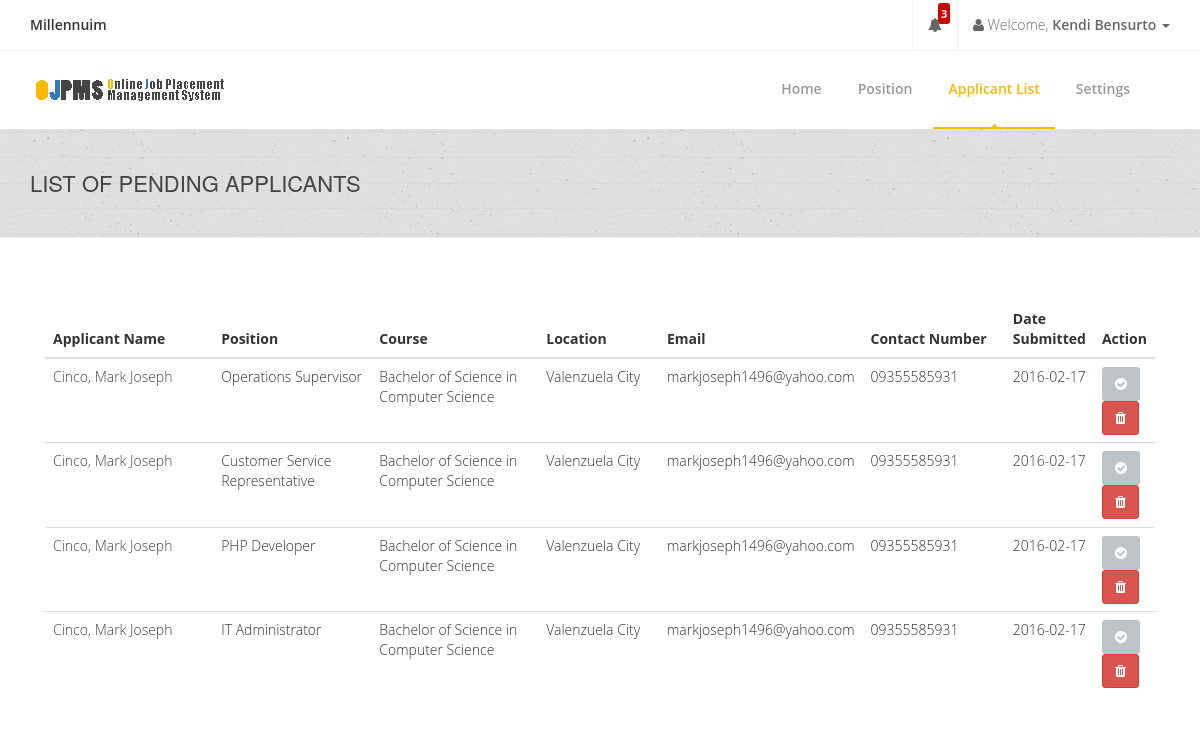
The page /company/company-pendingapplicants.php (signed in) on the database its author committed.
### tables this page shows
CREATE TABLE `companyinfotbl` (
  `CompanyID` int(255) NOT NULL AUTO_INCREMENT,
  `CompanyName` varchar(255) DEFAULT NULL,
  `Description` varchar(10000) DEFAULT NULL,
  `Industry` varchar(255) DEFAULT '',
  `Classification` varchar(255) DEFAULT NULL,
  `City` varchar(255) DEFAULT NULL,
  `PostalCode` varchar(255) DEFAULT NULL,
  `PhoneNum` varchar(255) DEFAULT NULL,
  `MobileNum` varchar(255) DEFAULT NULL,
  `Fax` varchar(255) DEFAULT NULL,
  `FirstName` varchar(255) DEFAULT NULL,
  `MiddleName` varchar(255) DEFAULT NULL,
  `LastName` varchar(255) DEFAULT NULL,
  `Position` varchar(255) DEFAULT NULL,
  `Department` varchar(255) DEFAULT NULL,
  `Email` varchar(255) DEFAULT NULL,
  `Password` varchar(255) DEFAULT NULL,
  `SaltedPassword` varchar(255) DEFAULT NULL,
  `Address` varchar(255) DEFAULT NULL,
  `Status` varchar(255) DEFAULT NULL,
  `Website` varchar(255) DEFAULT NULL,
  `ProfileImage` varchar(255) DEFAULT NULL,
  PRIMARY KEY (`CompanyID`)
);

CREATE TABLE `requesttocompanytbl` (
  `RID` int(11) NOT NULL AUTO_INCREMENT,
  `CompanyID` varchar(255) NOT NULL,
  `StudentID` varchar(255) NOT NULL,
  `PositionID` varchar(255) NOT NULL,
  `Status` varchar(10) NOT NULL,
  `DateSubmitted` varchar(255) NOT NULL,
  `_Date` varchar(255) NOT NULL,
  `Message` varchar(255) NOT NULL,
  PRIMARY KEY (`RID`)
);

CREATE TABLE `studentinfotbl` (
  `StudentID` varchar(255) NOT NULL,
  `Password` varchar(255) NOT NULL,
  `SaltedPassword` varchar(255) NOT NULL,
  `FirstName` varchar(255) NOT NULL,
  `MiddleName` varchar(255) NOT NULL,
  `LastName` varchar(255) NOT NULL,
  `Gender` varchar(255) NOT NULL,
  `Birthdate` varchar(255) NOT NULL,
  `Status` varchar(255) NOT NULL,
  `CivilStatus` varchar(255) NOT NULL,
  `Nationality` varchar(255) NOT NULL,
  `EmploymentStatus` varchar(255) NOT NULL,
  `FBLink` varchar(255) NOT NULL,
  `TwitterLink` varchar(255) NOT NULL,
  `ProfileImage` varchar(255) NOT NULL,
  `MajorCourse` varchar(255) NOT NULL,
  `Objectives` varchar(300) NOT NULL,
  PRIMARY KEY (`StudentID`)
);

CREATE TABLE `comppositiontbl` (
  `PositionID` int(11) NOT NULL AUTO_INCREMENT,
  `CompanyID` varchar(50) DEFAULT NULL,
  `Email` varchar(255) DEFAULT NULL,
  `PostingDateFrom` varchar(255) DEFAULT NULL,
  `PostingDateTo` varchar(255) DEFAULT NULL,
  `PositionTitle` varchar(255) DEFAULT NULL,
  `PositionLevel` varchar(255) DEFAULT NULL,
  `JobDescription` varchar(255) DEFAULT NULL,
  `JSpecialization` varchar(255) DEFAULT NULL,
  `EType` varchar(255) DEFAULT NULL,
  `AvPosition` varchar(255) DEFAULT NULL,
  `MonthlySalary` varchar(255) DEFAULT NULL,
  `YExperience` varchar(255) DEFAULT NULL,
  `DegreeLevel` varchar(255) DEFAULT NULL,
  `Languages` varchar(255) DEFAULT NULL,
  `ReqSkills` varchar(500) DEFAULT NULL,
  `Tags` varchar(255) DEFAULT NULL,
  PRIMARY KEY (`PositionID`)
);

CREATE TABLE `coursetbl` (
  `CourseID` int(11) NOT NULL AUTO_INCREMENT,
  `CourseTitle` varchar(255) NOT NULL,
  `CourseCode` varchar(255) NOT NULL,
  `CourseDescription` varchar(255) NOT NULL,
  PRIMARY KEY (`CourseID`)
);

CREATE TABLE `studcontactstbl` (
  `ContactsID` int(11) NOT NULL AUTO_INCREMENT,
  `StudentID` varchar(255) NOT NULL,
  `Email` varchar(255) NOT NULL,
  `Address` varchar(255) NOT NULL,
  `MobileNumber` varchar(255) NOT NULL,
  `Region` varchar(255) NOT NULL,
  `HomeNumber` varchar(255) NOT NULL,
  `PostalCode` varchar(255) NOT NULL,
  `WorkNumber` varchar(255) NOT NULL,
  `City` varchar(255) NOT NULL,
  PRIMARY KEY (`ContactsID`)
);

### connection.php (called while the page is built, shortened)
<?php
class GSecureSQLConfig
{
    static function get_mysqli_config($type = NULL)
    {
        if (strtoupper($type) == 'LOCALHOST') {
            return array(
                'host' => 'localhost:3306',
                'user' => 'root',
                'pass' => '',
                'db' => 'e2edb'
            );
        } else {
            return array(
                'host' => 'mysql.hostinger.ph',
                'user' => 'u987316885_e2edb',
                'pass' => 'o2ehQX3wqO',
                'db' => 'u987316885_e2edb'
            );
        }
    }
}
class GSecureSQL
{
    private static $config;
    private static function _get_mysqli_config()
    {
        self::$config = GSecureSQLConfig::get_mysqli_config();
    }
    static function query($sql, $has_return = FALSE, $types = NULL)
    {
        $cn = new mysqli(
            self::$config['host'],
            self::$config['user'],
            self::$config['pass'],
            self::$config['db']
        );
        $ret = NULL;
        $st = $cn->prepare($sql);
        if (is_null($types)) {
            if (!$has_return) {
                $st->execute();
                $st->close();
                $cn->close();
                $ret = 'Query has been executed';
            } else {
                $st->execute();
                $code_result = '$st->bind_result(';
                $bool = false;
                $p = array();
                for($i = 0; $i < $st->field_count; $i++){
                    if(!$bool){
                        $bool = true;
                        $code_result .= '$p[' . $i . ']';
                    }else{
                        $code_result .= ',$p[' . $i . ']';
                    }
                }
                $code_result .= ');';
                eval($code_result);
                $ret = array();
                $k = 0;
                while($st->fetch()){
                    for($i = 0; $i < count($p); $i++){
                        $ret[$k][$i] = $p[$i];
                    }
                    $k++;
                }
                $st->close();
                $cn->close();
            }
        } else {
            if (!$has_return) {
                $arg = func_get_args();
                $code = '$st->bind_param($types';
                for ($i = 3; $i < count($arg); $i++) {
                    $code .= ',$arg[' . $i . ']';
                }
                $code .= ');';
                eval($code);
                $st->execute();
                $st->close();
                $cn->close();
            } else {
                $arg = func_get_args();
                $code = '$st->bind_param($types';
                for ($i = 3; $i < count($arg); $i++) {
                    $code .= ',$arg[' . $i . ']';
                }
                $code .= ');';
                eval($code);
                $st->execute();
                $code_result = '$st->bind_result(';
                $bool = false;
                $p = array();
                for($i = 0; $i < $st->field_count; $i++){
                    if(!$bool){
                        $bool = true;
                        $code_result .= '$p[' . $i . ']';
                    }else{
                        $code_result .= ',$p[' . $i . ']';
                    }
                }
                $code_result .= ');';
                eval($code_result);
                $ret = array();
                $k = 0;
                while($st->fetch()){
                    for($i = 0; $i < count($p); $i++){
                        $ret[$k][$i] = $p[$i];
                    }
                    $k++;
                }
            }
        }
        return $ret;
    }
}

### company/company-pendingapplicants.php (the view, shortened to what this page needs)
<?php
include('../connection.php');
if (isset($_SESSION['CompanyID'])) {
    $CompanyID = $_SESSION['CompanyID'];
} else {
    header("location: ../login-company.php");
}
$companyinfo_tbl =
    GSecureSQL::query(
        "SELECT CompanyName, FirstName, LastName FROM companyinfotbl WHERE CompanyID = ?",
        TRUE,
        "s",
        $CompanyID
    );
$CompanyName = $companyinfo_tbl[0][0];
$cFirstName = $companyinfo_tbl[0][1];
$cLastName = $companyinfo_tbl[0][2];
?>
<!doctype html>
<html lang="en">
<head>
    <link href="../css/bootstrap.min.css" rel="stylesheet"/>
    <link href="../css/bootstrapValidator.min.css" rel="stylesheet"/>
    <link rel="stylesheet" href="../css/font-awesome.min.css" type="text/css" media="screen">
    <link rel="stylesheet" type="text/css" href="../fonts/ffonts/montserrat.css">
    <link rel="stylesheet" type="text/css" href="../fonts/ffonts/open-sans.css">
    <link rel="stylesheet" type="text/css" href="../css/slicknav.css" media="screen">
    <link rel="stylesheet" type="text/css" href="../css/style.css" media="screen">
    <link rel="stylesheet" type="text/css" href="../css/responsive.css" media="screen">
    <link rel="stylesheet" type="text/css" href="../css/animate.css" media="screen">
    <link rel="stylesheet" type="text/css" href="../css/colors/yellow.css" title="yellow" media="screen"/>
    <link rel="stylesheet" href="../css/notif.css"/>
</head>
<body>
<div id="container">
    <div class="hidden-header"></div>
    <header class="clearfix">
        <div class="top-bar">
            <div class="container">
                <div class="row">
                    <div class="col-md-7">
                        <ul class="contact-details">
                            <li class="profile-name"><b><?php echo $CompanyName; ?></b></li>
                        </ul>
                    </div>
                    <div class="col-md-5">
                        <ul class="nav navbar-nav navbar-right">
                            <li class="dropdown icon-border" id="notificationLink">
                                <span id="notification_count">3</span>
                                <a href="#" class="bell itl-tooltip" data-placement="bottom" data-toggle="dropdown"><i
                                        class="fa fa-bell"></i></a>
                            </li>
                            <li class="dropdown">
                                <a href="#" class="dropdown-toggle" data-toggle="dropdown"><b class="fa fa-user"></b>
                                    Welcome, <b><?php echo $cFirstName . " " . $cLastName; ?> </b><b class="caret"></b></a>
                            </li>
                        </ul>
                    </div>
                </div>
            </div>
        </div>
        <div class="navbar navbar-default navbar-top">
            <div class="container">
                <div class="navbar-header">
                    <a class="navbar-brand" href="">
                        <img src="../images/ojpms.png">
                    </a>
                </div>
                <div class="navbar-collapse collapse">
                    <ul class="nav navbar-nav navbar-right">
                        <li>
                            <a href="company.php">Home</a>
                        </li>
                        <li>
                            <a>Position</a>
                        </li>
                        <li>
                            <a class="active">Applicant List</a>
                        </li>
                        <li>
                            <a href="company-settings.php">Settings</a>
                        </li>
                    </ul>
                </div>
            </div>
        </div>
    </header>
    <div class="page-banner" style="padding:40px 0; center #f9f9f9;">
        <div class="container">
            <div class="row">
                <div class="col-md-6">
                    <h2>List of Pending Applicants</h2>
                </div>
            </div>
        </div>
    </div>
    <br><br><br>
    <div class="container">
        <div class="col-md-12">
            <table class="table segment table-hover">
                <thead>
                <tr>
                    <th width='20%' class='tabletitle'>Applicant Name</th>
                    <th width='17%' class='tabletitle'>Position</th>
                    <th width='20%' class='tabletitle'>Course</th>
                    <th width='13%' class='tabletitle'>Location</th>
                    <th width='15%' class='tabletitle'>Email</th>
                    <th width='15%' class='tabletitle'>Contact Number</th>
                    <th width='15%' class='tabletitle'>Date Submitted</th>
                    <th width='10%' class='tabletitle'>Action</th>
                </thead>
                <?php
                $requesttocompany_tbl =
                    GSecureSQL::query(
                        "SELECT
                              requesttocompanytbl.RID,
                              requesttocompanytbl.StudentID,
                              requesttocompanytbl.PositionID,
                              requesttocompanytbl.Status,
                              studentinfotbl.StudentID,
                              studentinfotbl.FirstName,
                              studentinfotbl.LastName,
                              studentinfotbl.MajorCourse,
                              studcontactstbl.StudentID,
                              studcontactstbl.City,
                              studcontactstbl.Email,
                              comppositiontbl.PositionID,
                              comppositiontbl.PositionTitle,
                              requesttocompanytbl.DateSubmitted,
                              studcontactstbl.MobileNumber
                              FROM
                              requesttocompanytbl
                              INNER JOIN comppositiontbl ON requesttocompanytbl.PositionID = comppositiontbl.PositionID
                              INNER JOIN studentinfotbl ON requesttocompanytbl.StudentID = studentinfotbl.StudentID
                              INNER JOIN studcontactstbl ON studentinfotbl.StudentID = studcontactstbl.StudentID
                              WHERE requesttocompanytbl.Status = 'Pending' AND requesttocompanytbl.CompanyID = ?
                              ",
                        TRUE,
                        "s",
                        $CompanyID
                    );
                foreach ($requesttocompany_tbl as $value) {
                    $RID = $value[0];
                    $PositionLevel = $value[12];
                    $FirstName = $value[5];
                    $LastName = $value[6];
                    $MajorCourse = $value[7];
                    $Location = $value[9];
                    $Email = $value[10];
                    $DateSubmitted = $value[13];
                    $ContactNumber = $value[14];
                    $coursetbl =
                        GSecureSQL::query(
                            "SELECT CourseTitle FROM coursetbl WHERE CourseCode = ?",
                            TRUE,
                            "s",
                            $MajorCourse
                        );
                    foreach ($coursetbl as $value1) {
                        $MajorCourse = $value1[0];
                    }
                    ?>
                    <tbody>
                    <tr>
                        <td width='20%' class=tabletitle><a href=''><?php echo $LastName . ", " . $FirstName; ?></a></td>
                        <td width='17%' class=tabletitle><?php echo $PositionLevel; ?></td>
                        <td width='20%' class=tabletitle><?php echo $MajorCourse; ?></td>
                        <td width='12%' class=tabletitle><?php echo $Location; ?></td>
                        <td width='15%' class=tabletitle><?php echo $Email; ?></td>
                        <td width='15%' class=tabletitle><?php echo $ContactNumber; ?></td>
                        <td width='15%' class=tabletitle><?php echo $DateSubmitted; ?></td>
                        <td>
                            <button class='btn btn-default' data-toggle='modal'
                                    data-target='#AcceptRequest<?php echo $RID; ?>'>
                                <i class='fa fa-check-circle'></i></button>
                            <button class='btn btn-danger' data-toggle='modal'
                                    data-target='#DeclineRequest<?php echo $RID; ?>'>
                                <i class='fa fa-trash fa-1x'></i></button>
                        </td>
                    </tbody>
                    <?php
                }
                ?>
            </table>
        </div>
    </div>
</body>
</html>

### css/colors/yellow.css (style rules this page uses)
a { color: #444; }
.navbar-default .navbar-nav > li:hover > a, .navbar-default .navbar-nav > li > a.active { color: #f8ba01; }
.navbar-default .navbar-nav > li > a:after { background-color: #f8ba01; }
.navbar-default .navbar-nav > li > a.active, .navbar-default .navbar-nav > li:hover > a { border-color: #f8ba01; }

### css/notif.css (style rules this page uses)
#notification_count { padding: 0 3px; background: #cc0000; color: #ffffff; font-weight: bold; margin-left: 25px; border-radius: 3px; -moz-border-radius: 3px; -webkit-border-radius: 3px; position: absolute; margin-top: 3px; font-size: 11px; }
.icon-border { border-left: 1px solid #f2f2f2; border-right: 1px solid #f2f2f2; }

### rows shown on the page
companyinfotbl: CompanyName "Millennuim", FirstName "Kendi", LastName "Bensurto"
requesttocompanytbl: StudentID.LastName "Cinco", StudentID.FirstName "Mark Joseph", PositionID.PositionTitle "Operations Supervisor", coursetbl.CourseTitle "Bachelor of Science in Computer Science", studcontactstbl.City "Valenzuela City", studcontactstbl.Email "markjoseph1496@yahoo.com", studcontactstbl.MobileNumber "09355585931", DateSubmitted "2016-02-17"
requesttocompanytbl: StudentID.LastName "Cinco", StudentID.FirstName "Mark Joseph", PositionID.PositionTitle "Customer Service Representative", studcontactstbl.City "Valenzuela City", studcontactstbl.Email "markjoseph1496@yahoo.com", studcontactstbl.MobileNumber "09355585931", DateSubmitted "2016-02-17"
coursetbl: CourseTitle "Bachelor of Science in Computer Science"
requesttocompanytbl: StudentID.LastName "Cinco", StudentID.FirstName "Mark Joseph", PositionID.PositionTitle "PHP Developer", studcontactstbl.City "Valenzuela City", studcontactstbl.Email "markjoseph1496@yahoo.com", studcontactstbl.MobileNumber "09355585931", DateSubmitted "2016-02-17"
requesttocompanytbl: StudentID.LastName "Cinco", StudentID.FirstName "Mark Joseph", PositionID.PositionTitle "IT Administrator", studcontactstbl.City "Valenzuela City", studcontactstbl.Email "markjoseph1496@yahoo.com", studcontactstbl.MobileNumber "09355585931", DateSubmitted "2016-02-17"
